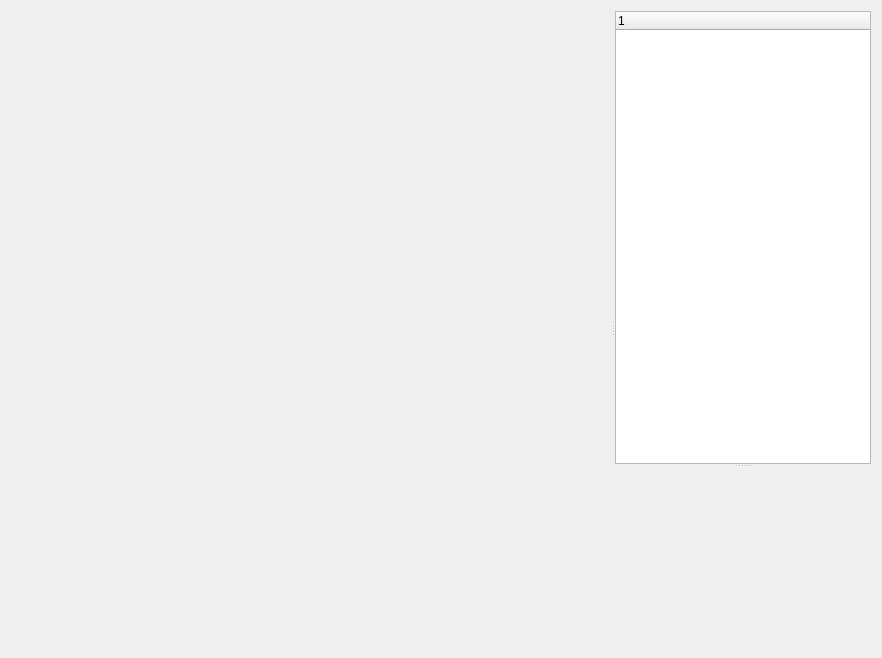
<?xml version="1.0" encoding="UTF-8"?>
<ui version="4.0">
 <class>PlotShowEditWidget</class>
 <widget class="QWidget" name="PlotShowEditWidget">
  <property name="geometry">
   <rect>
    <x>0</x>
    <y>0</y>
    <width>880</width>
    <height>658</height>
   </rect>
  </property>
  <property name="sizePolicy">
   <sizepolicy hsizetype="MinimumExpanding" vsizetype="MinimumExpanding">
    <horstretch>0</horstretch>
    <verstretch>0</verstretch>
   </sizepolicy>
  </property>
  <property name="windowTitle">
   <string>Form</string>
  </property>
  <layout class="QVBoxLayout" name="verticalLayout_2">
   <item>
    <widget class="QSplitter" name="splitter_2">
     <property name="frameShadow">
      <enum>QFrame::Plain</enum>
     </property>
     <property name="orientation">
      <enum>Qt::Horizontal</enum>
     </property>
     <widget class="TileManagerWithToolbar" name="tileManagerWithToolbar" native="true">
      <property name="sizePolicy">
       <sizepolicy hsizetype="Expanding" vsizetype="Expanding">
        <horstretch>1</horstretch>
        <verstretch>0</verstretch>
       </sizepolicy>
      </property>
      <property name="minimumSize">
       <size>
        <width>600</width>
        <height>0</height>
       </size>
      </property>
     </widget>
     <widget class="QSplitter" name="splitter">
      <property name="sizePolicy">
       <sizepolicy hsizetype="Minimum" vsizetype="Expanding">
        <horstretch>0</horstretch>
        <verstretch>0</verstretch>
       </sizepolicy>
      </property>
      <property name="orientation">
       <enum>Qt::Vertical</enum>
      </property>
      <widget class="PlotHierarchyWidget" name="plotHierarchyWidget">
       <property name="sizePolicy">
        <sizepolicy hsizetype="Minimum" vsizetype="MinimumExpanding">
         <horstretch>0</horstretch>
         <verstretch>0</verstretch>
        </sizepolicy>
       </property>
       <column>
        <property name="text">
         <string notr="true">1</string>
        </property>
       </column>
      </widget>
      <widget class="QWidget" name="layoutWidget">
       <layout class="QVBoxLayout" name="verticalLayout">
        <item>
         <widget class="PlotControlWidgetWrapper" name="plotControlWidget" native="true">
          <property name="sizePolicy">
           <sizepolicy hsizetype="Minimum" vsizetype="Preferred">
            <horstretch>0</horstretch>
            <verstretch>0</verstretch>
           </sizepolicy>
          </property>
         </widget>
        </item>
        <item>
         <widget class="AxisControlWidgetWrapper" name="axisControlWidget" native="true">
          <property name="sizePolicy">
           <sizepolicy hsizetype="Minimum" vsizetype="Preferred">
            <horstretch>0</horstretch>
            <verstretch>0</verstretch>
           </sizepolicy>
          </property>
         </widget>
        </item>
        <item>
         <widget class="AnchorControlWidgetWrapper" name="anchorControlWidget" native="true">
          <property name="sizePolicy">
           <sizepolicy hsizetype="Preferred" vsizetype="Minimum">
            <horstretch>0</horstretch>
            <verstretch>0</verstretch>
           </sizepolicy>
          </property>
         </widget>
        </item>
        <item>
         <widget class="EventControlWidgetWrapper" name="eventControlWidget" native="true">
          <property name="sizePolicy">
           <sizepolicy hsizetype="Preferred" vsizetype="Minimum">
            <horstretch>0</horstretch>
            <verstretch>0</verstretch>
           </sizepolicy>
          </property>
         </widget>
        </item>
        <item>
         <widget class="MultiModelControlWidgetWrapper" name="multiModelControlWidget" native="true"/>
        </item>
        <item>
         <widget class="ArrowedTextControlWidgetWrapper" name="arrowedTextControlwidget" native="true"/>
        </item>
        <item>
         <widget class="HorizontalLevelControlWidgetWrapper" name="horizontalLevelControlWidget" native="true"/>
        </item>
        <item>
         <spacer name="verticalSpacer">
          <property name="orientation">
           <enum>Qt::Vertical</enum>
          </property>
          <property name="sizeHint" stdset="0">
           <size>
            <width>20</width>
            <height>40</height>
           </size>
          </property>
         </spacer>
        </item>
       </layout>
      </widget>
     </widget>
    </widget>
   </item>
  </layout>
 </widget>
 <customwidgets>
  <customwidget>
   <class>PlotHierarchyWidget</class>
   <extends>QTreeWidget</extends>
   <header>controlWidgets/plothierarchywidget.h</header>
  </customwidget>
  <customwidget>
   <class>AxisControlWidgetWrapper</class>
   <extends>QWidget</extends>
   <header>controlwrappers/axiscontrolwidgetwrapper.h</header>
   <container>1</container>
  </customwidget>
  <customwidget>
   <class>EventControlWidgetWrapper</class>
   <extends>QWidget</extends>
   <header location="global">controlwrappers/eventcontrolwidgetwrapper.h</header>
   <container>1</container>
  </customwidget>
  <customwidget>
   <class>AnchorControlWidgetWrapper</class>
   <extends>QWidget</extends>
   <header>controlwrappers/anchorcontrolwidgetwrapper.h</header>
   <container>1</container>
  </customwidget>
  <customwidget>
   <class>PlotControlWidgetWrapper</class>
   <extends>QWidget</extends>
   <header>controlwrappers/plotcontrolwidgetwrapper.h</header>
   <container>1</container>
  </customwidget>
  <customwidget>
   <class>MultiModelControlWidgetWrapper</class>
   <extends>QWidget</extends>
   <header>controlwrappers/multimodelcontrolwidgetwrapper.h</header>
   <container>1</container>
  </customwidget>
  <customwidget>
   <class>ArrowedTextControlWidgetWrapper</class>
   <extends>QWidget</extends>
   <header>controlwrappers/arrowedtextcontrolwidgetwrapper.h</header>
   <container>1</container>
  </customwidget>
  <customwidget>
   <class>HorizontalLevelControlWidgetWrapper</class>
   <extends>QWidget</extends>
   <header>controlwrappers/horizontallevelcontrolwidgetwrapper.h</header>
   <container>1</container>
  </customwidget>
  <customwidget>
   <class>TileManagerWithToolbar</class>
   <extends>QWidget</extends>
   <header>commonWidgets/tilemanagerwithtoolbar.h</header>
   <container>1</container>
  </customwidget>
 </customwidgets>
 <resources/>
 <connections/>
</ui>
